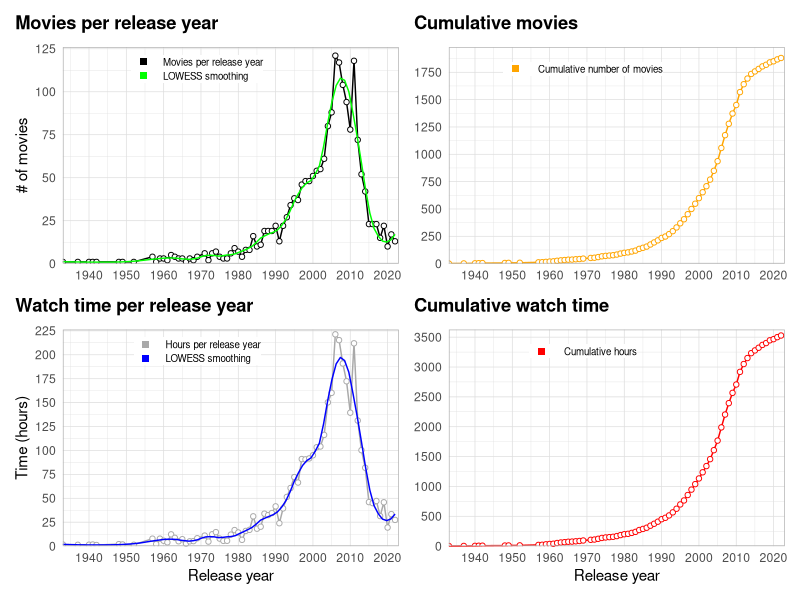
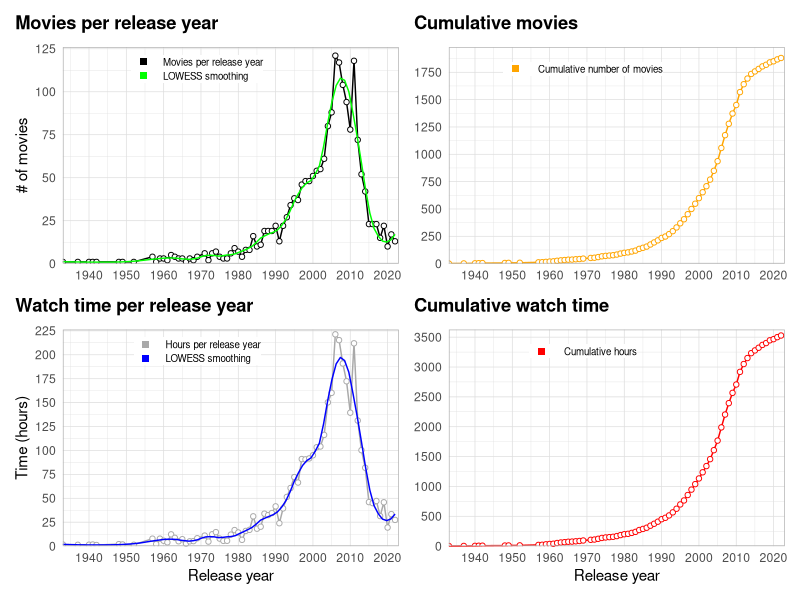
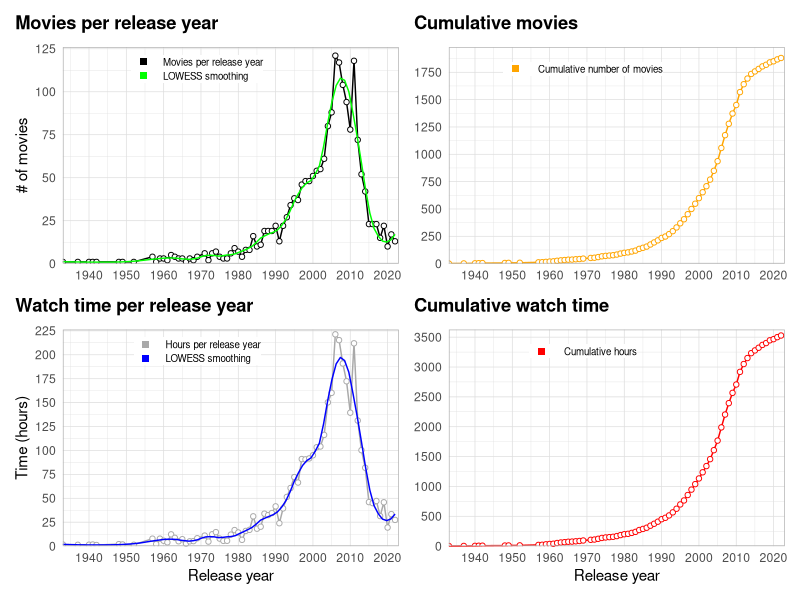

Write the R code that produced these figures, in order.
library(tidyverse)
library(scales)
library(patchwork)

watchlist <- read.csv("Data/WATCHLIST.csv") %>% 
  select(year = Year, runtime = Runtime..mins., rating = Your.Rating, movie = Title.Type, title = Title, id = Const) %>% 
  drop_na() %>% 
  filter(movie != "short") #%>% 
  #filter(year == 2022)
  
totals <- watchlist %>% 
  group_by(year) %>% 
  summarise_at(vars(runtime),
               list(per_year = sum))

hours <- totals$per_year/60
totals$hours <- hours

cum_movies <- cumsum(totals$hours)
totals$cumruntime <- cum_movies

av_year <- watchlist %>% 
  group_by(year) %>% 
  summarise(mean(runtime))
totals$av_year <- av_year$`mean(runtime)`

movie_number <- aggregate(cbind(count = id) ~ year,
            data = watchlist,
            FUN = function(x){NROW(x)})
totals$number <- movie_number$count

cum_number <- cumsum(totals$number)
totals$cummovies <- cum_number
  

p1 <- ggplot(data = totals, aes(x = year, y = hours)) +
  geom_line(aes(color = "1"), size = 0.5, show.legend = FALSE) +
  geom_point(fill="white", aes(color = "1"), shape = 21, show.legend = TRUE) +
  geom_smooth(se=FALSE, aes(color = "2"), size=0.5, span=0.2, show.legend = FALSE) +
  scale_x_continuous(breaks = seq(1900, 2020, 10), expand=c(0,0)) +
  scale_y_continuous(breaks = seq(0, max(totals$hours+5), 25), limits = c(0, max(totals$hours+5)), expand=c(0,0)) +
  coord_cartesian(xlim = c(min(watchlist$year), max(watchlist$year+1))) +
  scale_color_manual(name=NULL,
                     breaks=c(1, 2),
                     values = c("darkgrey", "blue"),
                     labels=c("Hours per release year", "LOWESS smoothing"), 
                     guide = guide_legend(override.aes = list(shape=15, size = 2))) +
  labs(x = "Release year",
       y = "Time (hours)",
       title = "Watch time per release year") +
  theme_light() +
  theme(axis.ticks = element_blank(),
        plot.title.position = "plot",
        plot.title = element_text(margin = margin(b=10), color = "black", face = "bold"),
        legend.position = c(0.40, 0.9),
        legend.title = element_text(size=0),
        legend.text = element_text(size = 7),
        legend.key.height = unit(10, "pt"),
        legend.margin = margin(0,0,0,0))


p2 <- ggplot(data = totals, aes(x = year, y = cumruntime)) +
  geom_line(aes(color = "1"), size = 0.5, show.legend = FALSE) +
  geom_point(fill="white", aes(color = "1"), shape = 21, show.legend = TRUE) +
  # geom_smooth(se=FALSE, aes(color = "2"), size=0.5, span=0.2, show.legend = FALSE) +
  scale_x_continuous(breaks = seq(1900, 2020, 10), expand=c(0,0)) +
  scale_y_continuous(breaks = seq(0, max(totals$cumruntime +100), 500), limits = c(0, max(totals$cumruntime +100)), expand=c(0,0)) +
  coord_cartesian(xlim = c(min(watchlist$year), max(watchlist$year+1))) +
  scale_color_manual(name=NULL,
                     breaks=c(1, 2),
                     values = c("red", "blue"),
                     labels=c(" Cumulative hours", "LOWESS smoothing"),
                     guide = guide_legend(override.aes = list(shape=15, size = 2))) +
  labs(x = "Release year",
       y = NULL,
       title = "Cumulative watch time") +
  theme_light() +
  theme(axis.ticks = element_blank(),
        plot.title.position = "plot",
        plot.title = element_text(margin = margin(b=10), color = "black", face = "bold"),
        legend.position = c(0.40, 0.9),
        legend.title = element_text(size=0),
        legend.text = element_text(size = 7),
        legend.key.height = unit(10, "pt"),
        legend.margin = margin(0,0,0,0))

p3 <- ggplot(data = totals, aes(x = year, y = number)) +
  geom_line(aes(color = "1"), size = 0.5, show.legend = FALSE) +
  geom_point(fill="white", aes(color = "1"), shape = 21, show.legend = TRUE) +
  geom_smooth(se=FALSE, aes(color = "2"), size=0.5, span=0.2, show.legend = FALSE) +
  scale_x_continuous(breaks = seq(1900, 2020, 10), expand=c(0,0)) +
  scale_y_continuous(breaks = seq(0, max(totals$number+5), 25), limits = c(0, max(totals$number+5)), expand=c(0,0)) +
  coord_cartesian(xlim = c(min(watchlist$year), max(watchlist$year+1))) +
  scale_color_manual(name=NULL,
                     breaks=c(1, 2),
                     values = c("black", "green"),
                     labels=c("Movies per release year", "LOWESS smoothing"),
                     guide = guide_legend(override.aes = list(shape=15, size = 2))) +
  labs(x = NULL,
       y = "# of movies",
       title = "Movies per release year") +
  theme_light() +
  theme(axis.ticks = element_blank(),
        plot.title.position = "plot",
        plot.title = element_text(margin = margin(b=10), color = "black", face = "bold"),
        legend.position = c(0.40, 0.9),
        legend.title = element_text(size=0),
        legend.text = element_text(size = 7),
        legend.key.height = unit(10, "pt"),
        legend.margin = margin(0,0,0,0))

p4 <- ggplot(data = totals, aes(x = year, y = cummovies)) +
  geom_line(aes(color = "1"), size = 0.5, show.legend = FALSE) +
  geom_point(fill="white", aes(color = "1"), shape = 21, show.legend = TRUE) +
  # geom_smooth(se=FALSE, aes(color = "2"), size=0.5, span=0.2, show.legend = FALSE) +
  scale_x_continuous(breaks = seq(1900, 2020, 10), expand=c(0,0)) +
  scale_y_continuous(breaks = seq(0, max(totals$cummovies +100), 250), limits = c(0, max(totals$cummovies +100)), expand=c(0,0)) +
  coord_cartesian(xlim = c(min(watchlist$year), max(watchlist$year+1))) +
  scale_color_manual(name=NULL,
                     breaks=c(1, 2),
                     values = c("orange", "blue"),
                     labels=c(" Cumulative number of movies", "LOWESS smoothing"),
                     guide = guide_legend(override.aes = list(shape=15, size = 2))) +
  labs(x = NULL,
       y = NULL,
       title = "Cumulative movies") +
  theme_light() +
  theme(axis.ticks = element_blank(),
        plot.title.position = "plot",
        plot.title = element_text(margin = margin(b=10), color = "black", face = "bold"),
        legend.position = c(0.40, 0.9),
        legend.title = element_text(size=0),
        legend.text = element_text(size = 7),
        legend.key.height = unit(10, "pt"),
        legend.margin = margin(0,0,0,0))

p3 + p4 + p1 + p2

ggsave("Figures/20230311_movie_stats.pdf", width = 8, height = 5)
ggsave("Figures/20230311_movie_stats.png", width = 8, height = 5)

  

